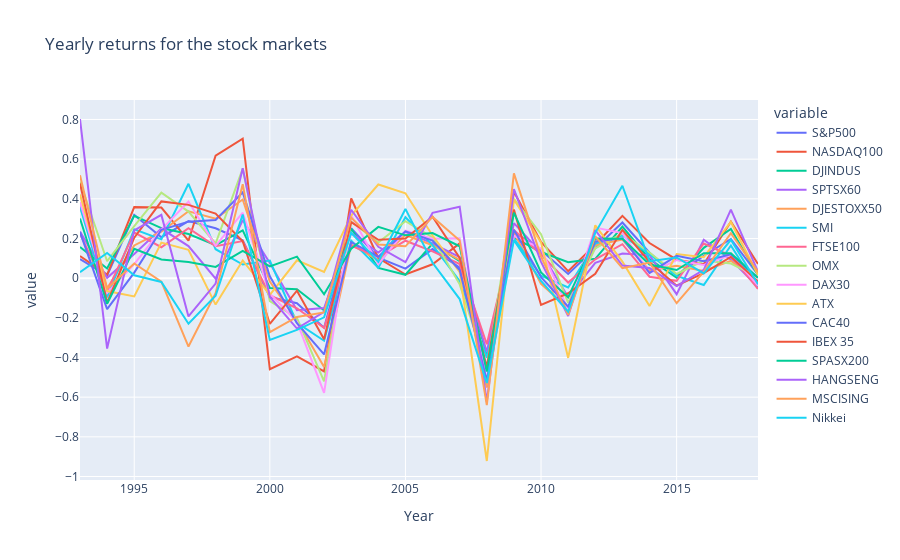

The notebook cell this image was saved under:
### Markdown cell above
3. Calculate yearly returns for the stock markets

### Code cell
returns['Year'] = returns['Date'].dt.year
grouped_returns = returns.drop(columns=['Date']).groupby('Year').sum().reset_index()

fig = px.line(grouped_returns, x='Year', y=grouped_returns.columns[1:], title='Yearly returns for the stock markets')
fig.show()

### Figure 1 — Plotly figure (JSON) as saved in the notebook; plotly's stock layout.template omitted (floating-point values rounded to 4 significant figures)
{"data": [{"hovertemplate": "variable=S&P500<br>Year=%{x}<br>value=%{y}<extra></extra>", "legendgroup": "S&P500", "line": {"color": "#636efa", "dash": "solid"}, "marker": {"symbol": "circle"}, "mode": "lines", "name": "S&P500", "orientation": "v", "showlegend": true, "type": "scatter", "x": [1993, 1994, 1995, 1996, 1997, 1998, 1999, 2000, 2001, 2002, 2003, 2004, 2005, 2006, 2007, 2008, 2009, 2010, 2011, 2012, 2013, 2014, 2015, 2016, 2017, 2018], "xaxis": "x", "y": [0.09604, 0.01309, 0.319, 0.2067, 0.2879, 0.2514, 0.191, -0.09545, -0.1265, -0.2498, 0.2522, 0.1033, 0.04794, 0.1467, 0.05349, -0.462, 0.2348, 0.1403, 0.0209, 0.1485, 0.2806, 0.1283, 0.01375, 0.113, 0.1975, 0.01811], "yaxis": "y"}, {"hovertemplate": "variable=NASDAQ100<br>Year=%{x}<br>value=%{y}<extra></extra>", "legendgroup": "NASDAQ100", "line": {"color": "#EF553B", "dash": "solid"}, "marker": {"symbol": "circle"}, "mode": "lines", "name": "NASDAQ100", "orientation": "v", "showlegend": true, "type": "scatter", "x": [1993, 1994, 1995, 1996, 1997, 1998, 1999, 2000, 2001, 2002, 2003, 2004, 2005, 2006, 2007, 2008, 2009, 2010, 2011, 2012, 2013, 2014, 2015, 2016, 2017, 2018], "xaxis": "x", "y": [0.1113, 0.01747, 0.3581, 0.3562, 0.1887, 0.6178, 0.7036, -0.4593, -0.3948, -0.4705, 0.4017, 0.1015, 0.01853, 0.06994, 0.1753, -0.5375, 0.4358, 0.1828, 0.03549, 0.1684, 0.3141, 0.1773, 0.09305, 0.07021, 0.2851, 0.07119], "yaxis": "y"}, {"hovertemplate": "variable=DJINDUS<br>Year=%{x}<br>value=%{y}<extra></extra>", "legendgroup": "DJINDUS", "line": {"color": "#00cc96", "dash": "solid"}, "marker": {"symbol": "circle"}, "mode": "lines", "name": "DJINDUS", "orientation": "v", "showlegend": true, "type": "scatter", "x": [1993, 1994, 1995, 1996, 1997, 1998, 1999, 2000, 2001, 2002, 2003, 2004, 2005, 2006, 2007, 2008, 2009, 2010, 2011, 2012, 2013, 2014, 2015, 2016, 2017, 2018], "xaxis": "x", "y": [0.1566, 0.04889, 0.3144, 0.2524, 0.2224, 0.1666, 0.2406, -0.0497, -0.05591, -0.1626, 0.249, 0.05176, 0.01708, 0.1743, 0.08511, -0.3847, 0.2044, 0.1316, 0.0805, 0.09747, 0.2597, 0.09569, 0.002112, 0.1527, 0.2477, 0.01673], "yaxis": "y"}, {"hovertemplate": "variable=SPTSX60<br>Year=%{x}<br>value=%{y}<extra></extra>", "legendgroup": "SPTSX60", "line": {"color": "#ab63fa", "dash": "solid"}, "marker": {"symbol": "circle"}, "mode": "lines", "name": "SPTSX60", "orientation": "v", "showlegend": true, "type": "scatter", "x": [1993, 1994, 1995, 1996, 1997, 1998, 1999, 2000, 2001, 2002, 2003, 2004, 2005, 2006, 2007, 2008, 2009, 2010, 2011, 2012, 2013, 2014, 2015, 2016, 2017, 2018], "xaxis": "x", "y": [0.2352, 0.00158, 0.1215, 0.2498, 0.1619, -0.002875, 0.2934, 0.07621, -0.1613, -0.1508, 0.227, 0.1295, 0.2333, 0.175, 0.1055, -0.3735, 0.2772, 0.1294, -0.09518, 0.0776, 0.1245, 0.1158, -0.08084, 0.1936, 0.09321, -0.04521], "yaxis": "y"}, {"hovertemplate": "variable=DJESTOXX50<br>Year=%{x}<br>value=%{y}<extra></extra>", "legendgroup": "DJESTOXX50", "line": {"color": "#FFA15A", "dash": "solid"}, "marker": {"symbol": "circle"}, "mode": "lines", "name": "DJESTOXX50", "orientation": "v", "showlegend": true, "type": "scatter", "x": [1993, 1994, 1995, 1996, 1997, 1998, 1999, 2000, 2001, 2002, 2003, 2004, 2005, 2006, 2007, 2008, 2009, 2010, 2011, 2012, 2013, 2014, 2015, 2016, 2017, 2018], "xaxis": "x", "y": [0.3617, -0.05101, 0.1652, 0.2348, 0.3371, 0.2994, 0.3963, -0.01718, -0.2125, -0.448, 0.1691, 0.08968, 0.2176, 0.1659, 0.09161, -0.5516, 0.2284, -0.02856, -0.152, 0.166, 0.1948, 0.03931, 0.06217, 0.03648, 0.08757, -0.01674], "yaxis": "y"}, {"hovertemplate": "variable=SMI<br>Year=%{x}<br>value=%{y}<extra></extra>", "legendgroup": "SMI", "line": {"color": "#19d3f3", "dash": "solid"}, "marker": {"symbol": "circle"}, "mode": "lines", "name": "SMI", "orientation": "v", "showlegend": true, "type": "scatter", "x": [1993, 1994, 1995, 1996, 1997, 1998, 1999, 2000, 2001, 2002, 2003, 2004, 2005, 2006, 2007, 2008, 2009, 2010, 2011, 2012, 2013, 2014, 2015, 2016, 2017, 2018], "xaxis": "x", "y": [0.3599, -0.09708, 0.2464, 0.1956, 0.4757, 0.146, 0.06862, 0.08902, -0.2254, -0.3156, 0.1894, 0.05263, 0.3069, 0.167, -0.01366, -0.4009, 0.1993, 0.01197, -0.04728, 0.1745, 0.2143, 0.1216, 0.01137, -0.0345, 0.1645, -0.052], "yaxis": "y"}, {"hovertemplate": "variable=FTSE100<br>Year=%{x}<br>value=%{y}<extra></extra>", "legendgroup": "FTSE100", "line": {"color": "#FF6692", "dash": "solid"}, "marker": {"symbol": "circle"}, "mode": "lines", "name": "FTSE100", "orientation": "v", "showlegend": true, "type": "scatter", "x": [1993, 1994, 1995, 1996, 1997, 1998, 1999, 2000, 2001, 2002, 2003, 2004, 2005, 2006, 2007, 2008, 2009, 2010, 2011, 2012, 2013, 2014, 2015, 2016, 2017, 2018], "xaxis": "x", "y": [0.2247, -0.06732, 0.2309, 0.1558, 0.2522, 0.161, 0.1872, -0.08589, -0.1519, -0.2507, 0.1646, 0.1066, 0.1888, 0.1348, 0.07107, -0.3331, 0.2416, 0.1189, -0.02206, 0.09506, 0.1711, 0.007351, -0.0133, 0.1746, 0.1129, -0.05435], "yaxis": "y"}, {"hovertemplate": "variable=OMX<br>Year=%{x}<br>value=%{y}<extra></extra>", "legendgroup": "OMX", "line": {"color": "#B6E880", "dash": "solid"}, "marker": {"symbol": "circle"}, "mode": "lines", "name": "OMX", "orientation": "v", "showlegend": true, "type": "scatter", "x": [1993, 1994, 1995, 1996, 1997, 1998, 1999, 2000, 2001, 2002, 2003, 2004, 2005, 2006, 2007, 2008, 2009, 2010, 2011, 2012, 2013, 2014, 2015, 2016, 2017, 2018], "xaxis": "x", "y": [0.4863, 0.08535, 0.2623, 0.4311, 0.3356, 0.1749, 0.552, -0.1159, -0.2001, -0.5199, 0.2857, 0.1796, 0.287, 0.2056, -0.03124, -0.4511, 0.4002, 0.2216, -0.1241, 0.1507, 0.2259, 0.1297, 0.0212, 0.08893, 0.07385, 0.004687], "yaxis": "y"}, {"hovertemplate": "variable=DAX30<br>Year=%{x}<br>value=%{y}<extra></extra>", "legendgroup": "DAX30", "line": {"color": "#FF97FF", "dash": "solid"}, "marker": {"symbol": "circle"}, "mode": "lines", "name": "DAX30", "orientation": "v", "showlegend": true, "type": "scatter", "x": [1993, 1994, 1995, 1996, 1997, 1998, 1999, 2000, 2001, 2002, 2003, 2004, 2005, 2006, 2007, 2008, 2009, 2010, 2011, 2012, 2013, 2014, 2015, 2016, 2017, 2018], "xaxis": "x", "y": [0.3833, -0.07331, 0.07064, 0.2451, 0.3861, 0.1631, 0.33, -0.07838, -0.2206, -0.5788, 0.3154, 0.0708, 0.2396, 0.1987, 0.2012, -0.5171, 0.2139, 0.149, -0.1589, 0.2551, 0.227, 0.02618, 0.09131, 0.06644, 0.1179, -0.03802], "yaxis": "y"}, {"hovertemplate": "variable=ATX<br>Year=%{x}<br>value=%{y}<extra></extra>", "legendgroup": "ATX", "line": {"color": "#FECB52", "dash": "solid"}, "marker": {"symbol": "circle"}, "mode": "lines", "name": "ATX", "orientation": "v", "showlegend": true, "type": "scatter", "x": [1993, 1994, 1995, 1996, 1997, 1998, 1999, 2000, 2001, 2002, 2003, 2004, 2005, 2006, 2007, 2008, 2009, 2010, 2011, 2012, 2013, 2014, 2015, 2016, 2017, 2018], "xaxis": "x", "y": [0.4211, -0.06508, -0.09209, 0.1794, 0.1432, -0.1332, 0.08949, -0.08486, 0.09013, 0.03102, 0.3155, 0.4723, 0.4281, 0.2149, 0.03008, -0.9218, 0.3967, 0.1805, -0.402, 0.2664, 0.08316, -0.1406, 0.1216, 0.1055, 0.2835, 0.0162], "yaxis": "y"}, {"hovertemplate": "variable=CAC40<br>Year=%{x}<br>value=%{y}<extra></extra>", "legendgroup": "CAC40", "line": {"color": "#636efa", "dash": "solid"}, "marker": {"symbol": "circle"}, "mode": "lines", "name": "CAC40", "orientation": "v", "showlegend": true, "type": "scatter", "x": [1993, 1994, 1995, 1996, 1997, 1998, 1999, 2000, 2001, 2002, 2003, 2004, 2005, 2006, 2007, 2008, 2009, 2010, 2011, 2012, 2013, 2014, 2015, 2016, 2017, 2018], "xaxis": "x", "y": [0.2317, -0.1559, 0.02788, 0.2437, 0.2849, 0.2931, 0.4327, 0.009469, -0.2273, -0.3845, 0.1813, 0.1079, 0.2358, 0.1896, 0.04078, -0.5164, 0.2436, 0.005492, -0.1437, 0.1854, 0.2006, 0.02672, 0.1128, 0.0851, 0.1198, 0.001906], "yaxis": "y"}, {"hovertemplate": "variable=IBEX 35<br>Year=%{x}<br>value=%{y}<extra></extra>", "legendgroup": "IBEX 35", "line": {"color": "#EF553B", "dash": "solid"}, "marker": {"symbol": "circle"}, "mode": "lines", "name": "IBEX 35", "orientation": "v", "showlegend": true, "type": "scatter", "x": [1993, 1994, 1995, 1996, 1997, 1998, 1999, 2000, 2001, 2002, 2003, 2004, 2005, 2006, 2007, 2008, 2009, 2010, 2011, 2012, 2013, 2014, 2015, 2016, 2017, 2018], "xaxis": "x", "y": [0.4777, -0.124, 0.2039, 0.3869, 0.3695, 0.3259, 0.186, -0.2307, -0.06334, -0.3077, 0.2824, 0.1934, 0.1994, 0.31, 0.1025, -0.4491, 0.3455, -0.1353, -0.07623, 0.02222, 0.2437, 0.08173, -0.03772, 0.02516, 0.1066, -0.0162], "yaxis": "y"}, {"hovertemplate": "variable=SPASX200<br>Year=%{x}<br>value=%{y}<extra></extra>", "legendgroup": "SPASX200", "line": {"color": "#00cc96", "dash": "solid"}, "marker": {"symbol": "circle"}, "mode": "lines", "name": "SPASX200", "orientation": "v", "showlegend": true, "type": "scatter", "x": [1993, 1994, 1995, 1996, 1997, 1998, 1999, 2000, 2001, 2002, 2003, 2004, 2005, 2006, 2007, 2008, 2009, 2010, 2011, 2012, 2013, 2014, 2015, 2016, 2017, 2018], "xaxis": "x", "y": [0.3007, -0.1292, 0.1485, 0.09424, 0.08089, 0.05686, 0.1373, 0.05881, 0.1084, -0.08135, 0.1483, 0.2586, 0.2159, 0.2271, 0.1606, -0.4704, 0.3302, 0.029, -0.09664, 0.2005, 0.1987, 0.06905, 0.04112, 0.1259, 0.1258, 0.00159], "yaxis": "y"}, {"hovertemplate": "variable=HANGSENG<br>Year=%{x}<br>value=%{y}<extra></extra>", "legendgroup": "HANGSENG", "line": {"color": "#ab63fa", "dash": "solid"}, "marker": {"symbol": "circle"}, "mode": "lines", "name": "HANGSENG", "orientation": "v", "showlegend": true, "type": "scatter", "x": [1993, 1994, 1995, 1996, 1997, 1998, 1999, 2000, 2001, 2002, 2003, 2004, 2005, 2006, 2007, 2008, 2009, 2010, 2011, 2012, 2013, 2014, 2015, 2016, 2017, 2018], "xaxis": "x", "y": [0.8024, -0.355, 0.2412, 0.319, -0.1928, -0.02742, 0.5545, -0.09505, -0.2541, -0.1696, 0.345, 0.1582, 0.0807, 0.3291, 0.3603, -0.6234, 0.4494, 0.08232, -0.1908, 0.2425, 0.06355, 0.05177, -0.04, 0.04188, 0.3455, 0.0327], "yaxis": "y"}, {"hovertemplate": "variable=MSCISING<br>Year=%{x}<br>value=%{y}<extra></extra>", "legendgroup": "MSCISING", "line": {"color": "#FFA15A", "dash": "solid"}, "marker": {"symbol": "circle"}, "mode": "lines", "name": "MSCISING", "orientation": "v", "showlegend": true, "type": "scatter", "x": [1993, 1994, 1995, 1996, 1997, 1998, 1999, 2000, 2001, 2002, 2003, 2004, 2005, 2006, 2007, 2008, 2009, 2010, 2011, 2012, 2013, 2014, 2015, 2016, 2017, 2018], "xaxis": "x", "y": [0.5192, -0.05247, 0.07407, -0.01768, -0.3447, -0.07548, 0.4732, -0.2721, -0.1955, -0.173, 0.3054, 0.1695, 0.1605, 0.3087, 0.1893, -0.6403, 0.528, 0.1086, -0.185, 0.2102, 0.05017, 0.07858, -0.1263, 0.03278, 0.2268, 0.03194], "yaxis": "y"}, {"hovertemplate": "variable=Nikkei<br>Year=%{x}<br>value=%{y}<extra></extra>", "legendgroup": "Nikkei", "line": {"color": "#19d3f3", "dash": "solid"}, "marker": {"symbol": "circle"}, "mode": "lines", "name": "Nikkei", "orientation": "v", "showlegend": true, "type": "scatter", "x": [1993, 1994, 1995, 1996, 1997, 1998, 1999, 2000, 2001, 2002, 2003, 2004, 2005, 2006, 2007, 2008, 2009, 2010, 2011, 2012, 2013, 2014, 2015, 2016, 2017, 2018], "xaxis": "x", "y": [0.02985, 0.1272, 0.01451, -0.01896, -0.2299, -0.08827, 0.321, -0.3112, -0.2607, -0.1977, 0.2288, 0.08278, 0.3491, 0.07775, -0.1055, -0.5289, 0.1917, -0.01343, -0.1694, 0.2283, 0.466, 0.08574, 0.1043, 0.02358, 0.1934, -0.03048], "yaxis": "y"}], "layout": {"legend": {"title": {"text": "variable"}, "tracegroupgap": 0}, "title": {"text": "Yearly returns for the stock markets"}, "xaxis": {"anchor": "y", "domain": [0, 1], "title": {"text": "Year"}}, "yaxis": {"anchor": "x", "domain": [0, 1], "title": {"text": "value"}}}}
